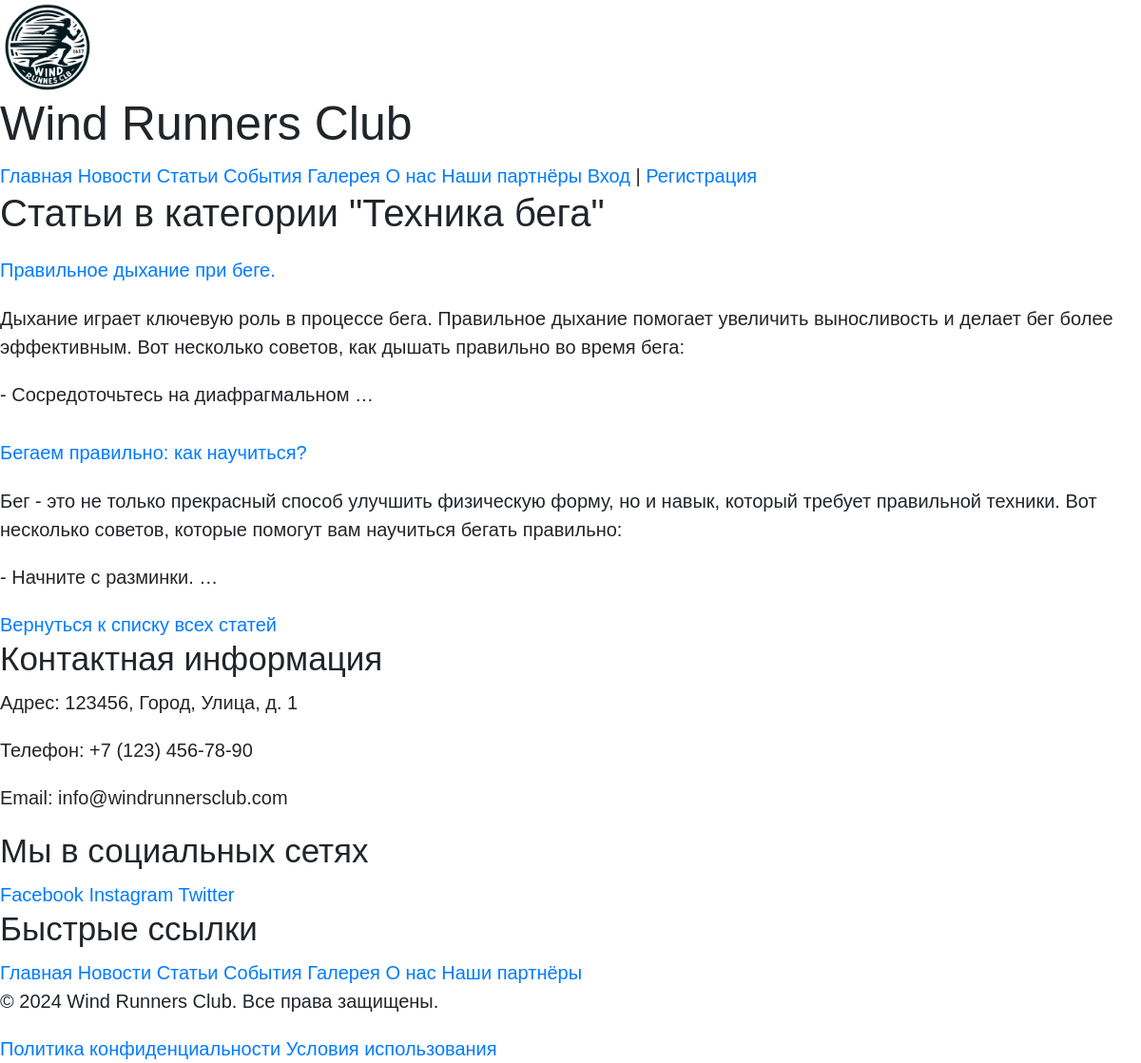
The page /articles/category/1/ on the database its author committed.
### articles/models.py (models this page shows, shortened)
class Category(models.Model):
    category_name = models.CharField(max_length=128)
    category_date = models.DateTimeField(auto_now_add=True)
    class Meta:
        verbose_name = 'Категория'
        verbose_name_plural = 'Категории'

class Article(models.Model):
    article_title = models.CharField('Название статьи', max_length=256)
    content = RichTextField('')
    article_to_category = models.ManyToManyField(Category, blank=True, related_name='category_article')
    article_date = models.DateTimeField('Дата публикации статьи', auto_now_add=True)
    cover_image = models.ImageField(upload_to='articles/', default='defaults/wrc_emblem.webp')
    class Meta:
        verbose_name = 'Статья'
        verbose_name_plural = 'Статьи'

### articles/views.py (the view)
# urls.py: path('category/<int:category_id>/', views.articles_by_category, name='articles_by_category'),
def articles_by_category(request, category_id):
    category = get_object_or_404(Category, pk=category_id)
    articles = category.category_article.all()
    context = {'category': category, 'articles': articles}
    return render(request, 'articles/articles_by_category.html', context)

### articles/templates/articles/articles_by_category.html (shortened to what this page needs)
{% extends 'base.html' %}
{% block content %}
    <h2>Статьи в категории "{{ category.category_name }}"</h2>
    {% for article in articles %}
        <div>
            <h3><a href="{% url 'articles:article_detail' article.id %}">{{ article.article_title }}</a></h3>
            <p>{{ article.content|truncatewords:30|safe }}</p>
        </div>
    {% empty %}
        <p>В этой категории пока нет статей.</p>
    {% endfor %}
    <a href="{% url 'articles:article_list' %}">Вернуться к списку всех статей</a>
{% endblock %}

### static/css/style.css (style rules this page uses)
* { font-family: Arial; text-decoration: none; font-size: 20px; }

### rows shown on the page
Category: category_name "Техника бега"
Article: article_title "Правильное дыхание при беге.", content "Дыхание играет ключевую роль в процессе бега. Правильное дыхание помогает увеличить выносливость и делает бег более эффективным. Вот несколько советов, как дышать правильно во время бега: - Сосредоточьтесь на диафрагмальном …"
Article: article_title "Бегаем правильно: как научиться?", content "Бег - это не только прекрасный способ улучшить физическую форму, но и навык, который требует правильной техники. Вот несколько советов, которые помогут вам научиться бегать правильно: - Начните с разминки. …"
